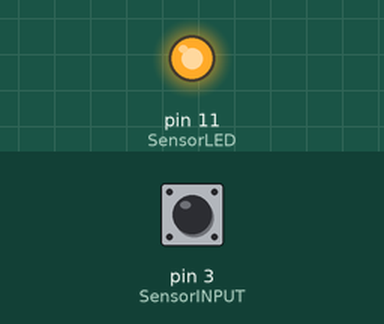
A sketch run on a simulated Arduino Uno, built with avr-gcc and run on an emulated ATmega328P. Shown: output pins drawn as LEDs (lit = HIGH). Dashed ring = blinking. The test bench sets the inputs (shaded band); at power-on: pin 3 (SensorINPUT) LOW. What the sketch prints to the serial monitor is not drawn.

Above: at 1.2 s.
1.3 s: pin 3 (SensorINPUT) driven HIGH
At 2.5 s:
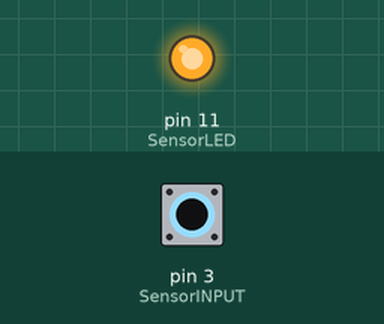
2.8 s: pin 3 (SensorINPUT) pulsed LOW 5 times (0.12 s each, 0.3 s apart)
At 3.4 s:
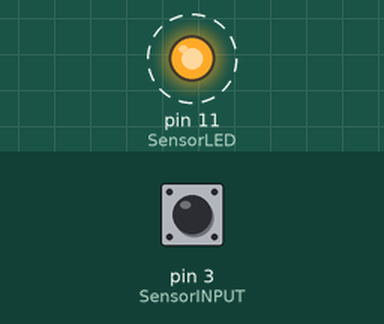
Timing chart, 0 to 5.8 s (numbered marks = the images above; inputs shaded):
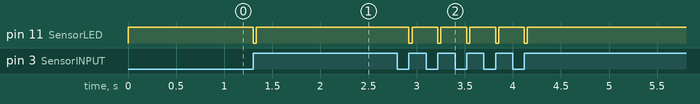

Measured:
- after the input at 1.3 s, pin 11 (SensorLED): HIGH → LOW at once, → HIGH 0.03 s later
- after the input at 2.8 s, pin 11 (SensorLED): alternates HIGH for 0.27 s and LOW for 0.03 s, 10 changes in all, then stays HIGH, starting after 0.12 s

The sketch:

sketch_jul01a.ino
```cpp
int SensorINPUT=3;
int SensorLED=11;
unsigned char state=0;
void setup() {
  // put your setup code here, to run once:
Serial.begin(9600);
pinMode(SensorINPUT,INPUT);
pinMode(SensorLED,OUTPUT);
attachInterrupt(1,blink,RISING);
}

void loop() {
  // put your main code here, to run repeatedly:
//Serial.println(valt);
if(state!=0){
  state=0;
 digitalWrite(SensorLED,LOW);
  Serial.write(1);
 delay(32);
}

else{
  digitalWrite(SensorLED,HIGH);
}
}

void blink(){
  state++;
}
```
